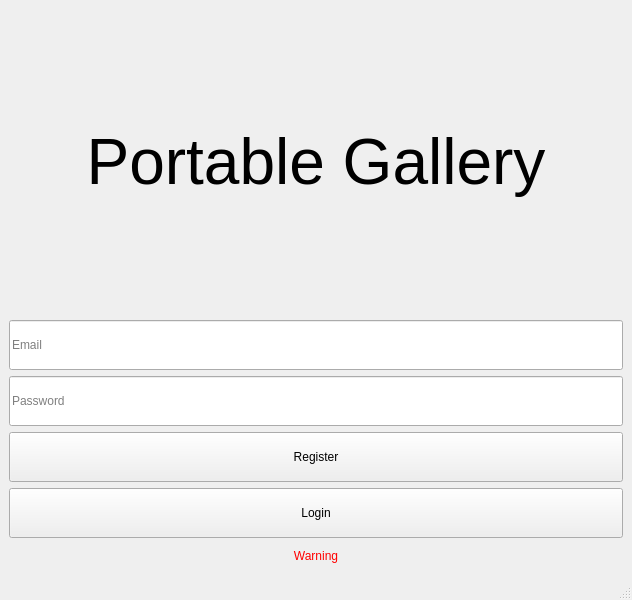
<?xml version="1.0" encoding="UTF-8"?>
<ui version="4.0">
 <class>MainWindow</class>
 <widget class="QMainWindow" name="MainWindow">
  <property name="geometry">
   <rect>
    <x>0</x>
    <y>0</y>
    <width>632</width>
    <height>600</height>
   </rect>
  </property>
  <property name="windowTitle">
   <string>MainWindow</string>
  </property>
  <widget class="QWidget" name="centralwidget">
   <layout class="QVBoxLayout" name="verticalLayout_2">
    <item>
     <widget class="QLabel" name="L_title">
      <property name="sizePolicy">
       <sizepolicy hsizetype="Preferred" vsizetype="Preferred">
        <horstretch>0</horstretch>
        <verstretch>0</verstretch>
       </sizepolicy>
      </property>
      <property name="maximumSize">
       <size>
        <width>16777215</width>
        <height>500</height>
       </size>
      </property>
      <property name="font">
       <font>
        <pointsize>48</pointsize>
       </font>
      </property>
      <property name="text">
       <string>Portable Gallery</string>
      </property>
      <property name="alignment">
       <set>Qt::AlignCenter</set>
      </property>
     </widget>
    </item>
    <item>
     <widget class="QLineEdit" name="L_email_input">
      <property name="sizePolicy">
       <sizepolicy hsizetype="Preferred" vsizetype="Preferred">
        <horstretch>0</horstretch>
        <verstretch>0</verstretch>
       </sizepolicy>
      </property>
      <property name="maximumSize">
       <size>
        <width>16777215</width>
        <height>50</height>
       </size>
      </property>
      <property name="placeholderText">
       <string>Email</string>
      </property>
     </widget>
    </item>
    <item>
     <widget class="QLineEdit" name="L_pass_input">
      <property name="sizePolicy">
       <sizepolicy hsizetype="Preferred" vsizetype="Preferred">
        <horstretch>0</horstretch>
        <verstretch>0</verstretch>
       </sizepolicy>
      </property>
      <property name="maximumSize">
       <size>
        <width>16777215</width>
        <height>50</height>
       </size>
      </property>
      <property name="placeholderText">
       <string>Password</string>
      </property>
     </widget>
    </item>
    <item>
     <widget class="QPushButton" name="L_regist">
      <property name="sizePolicy">
       <sizepolicy hsizetype="Minimum" vsizetype="Preferred">
        <horstretch>0</horstretch>
        <verstretch>0</verstretch>
       </sizepolicy>
      </property>
      <property name="maximumSize">
       <size>
        <width>16777215</width>
        <height>50</height>
       </size>
      </property>
      <property name="text">
       <string>Register</string>
      </property>
     </widget>
    </item>
    <item>
     <widget class="QPushButton" name="L_login">
      <property name="sizePolicy">
       <sizepolicy hsizetype="Minimum" vsizetype="Preferred">
        <horstretch>0</horstretch>
        <verstretch>0</verstretch>
       </sizepolicy>
      </property>
      <property name="maximumSize">
       <size>
        <width>16777215</width>
        <height>50</height>
       </size>
      </property>
      <property name="text">
       <string>Login</string>
      </property>
     </widget>
    </item>
    <item>
     <widget class="QLabel" name="label">
      <property name="maximumSize">
       <size>
        <width>16777215</width>
        <height>25</height>
       </size>
      </property>
      <property name="text">
       <string>&lt;html&gt;&lt;head/&gt;&lt;body&gt;&lt;p&gt;&lt;span style=&quot; color:#ff0000;&quot;&gt;Warning&lt;/span&gt;&lt;/p&gt;&lt;/body&gt;&lt;/html&gt;</string>
      </property>
      <property name="alignment">
       <set>Qt::AlignCenter</set>
      </property>
     </widget>
    </item>
   </layout>
  </widget>
  <widget class="QStatusBar" name="statusbar"/>
 </widget>
 <resources/>
 <connections/>
</ui>
